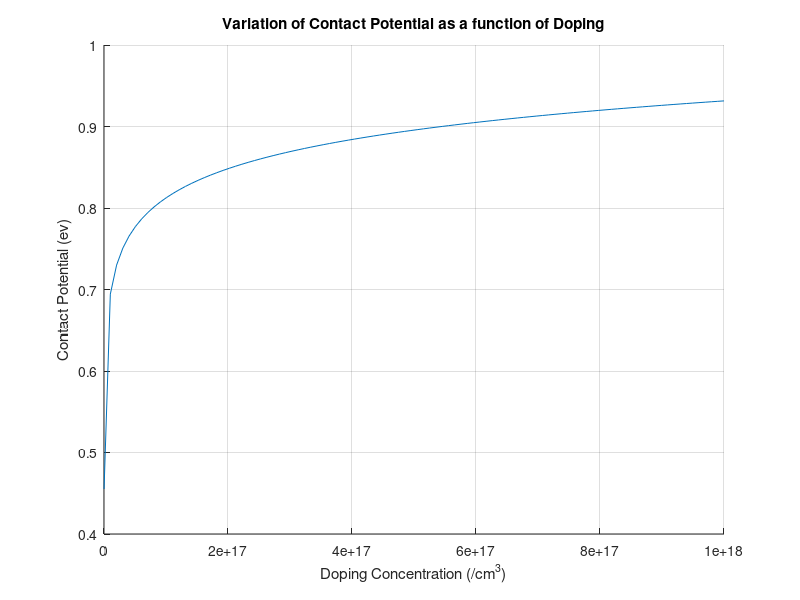

Write MATLAB code to recreate this figure.
% ELEC-2250 S2020
% Lab Assignment 6
% Equilibrium p-n Junction Analysis
% Electrical and computer Engineering
% University of Windsor
clear all
close all
clc
%Constants
T= 300; % Temperature in Kelvin
k=8.617e-5; % Boltzmann constant (eV/K)
e0=8.85e-14; % permittivity of free space (F/cm)
q=1.602e-19; % charge on an electron (coulomb)
esi=11.8; % Dielectric constant of Si at 300K
ni=1.5e10; % intrinsic carrier concentration. in Silicon at 300K (cm^-3)
EG=1.12; % Silicon band gap (eV)
%Control constants
xleft = -3.5e-4; % Leftmost x position
xright = -xleft; % Rightmost x position

NA = linspace(1E14, 1E18);
ND = NA;
%we must recalculate the intrinsic carrier concentration as a function of
%temperature
ni = ni*(T/300)^(3/2)*exp((-EG/(2*k))*(1/T - 1/300))

%Computations
V0=k*T*log((NA.*ND)/ni^2); % Contact potential
xN=sqrt(2*esi*e0/q*NA.*V0/(ND.*(NA+ND))) % Depletion width n-side
xP=sqrt(2*esi*e0/q*ND.*V0/(NA.*(NA+ND))) % Depletion width p-side
W=xN+xP % Width of the depletion region
Emax=-q*NA.*xP/(e0*esi); % Maximum electric field

%Plotting contact potential as a function of doping
figure
hold on
grid on
plot (NA, V0)
title ('Variation of Contact Potential as a function of Doping')
xlabel ('Doping Concentration (/cm^3)')
ylabel('Contact Potential (ev)')
hold off